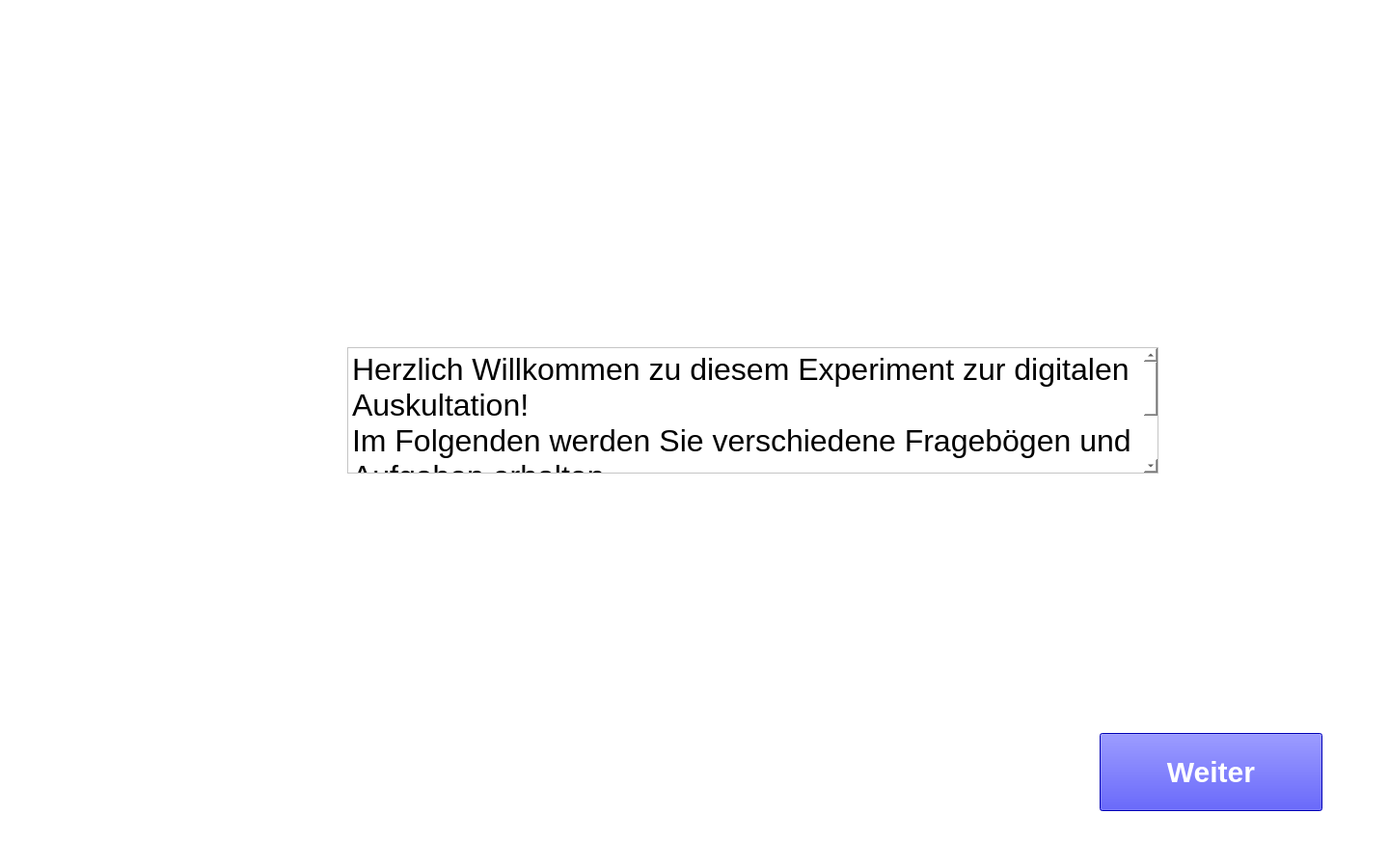
<?xml version="1.0" encoding="UTF-8"?>
<ui version="4.0">
 <class>Form</class>
 <widget class="QWidget" name="Form">
  <property name="geometry">
   <rect>
    <x>0</x>
    <y>0</y>
    <width>1440</width>
    <height>900</height>
   </rect>
  </property>
  <property name="windowTitle">
   <string>Form</string>
  </property>
  <widget class="QPushButton" name="weiterBtn">
   <property name="geometry">
    <rect>
     <x>1140</x>
     <y>760</y>
     <width>231</width>
     <height>81</height>
    </rect>
   </property>
   <property name="autoFillBackground">
    <bool>false</bool>
   </property>
   <property name="styleSheet">
    <string notr="true">background-color: blue; font: bold 30px; color: white;</string>
   </property>
   <property name="text">
    <string>Weiter</string>
   </property>
   <property name="autoDefault">
    <bool>false</bool>
   </property>
   <property name="default">
    <bool>false</bool>
   </property>
   <property name="flat">
    <bool>false</bool>
   </property>
  </widget>
  <widget class="QFrame" name="frame">
   <property name="geometry">
    <rect>
     <x>-40</x>
     <y>-20</y>
     <width>1511</width>
     <height>981</height>
    </rect>
   </property>
   <property name="styleSheet">
    <string notr="true">background-color: white;</string>
   </property>
   <property name="frameShape">
    <enum>QFrame::StyledPanel</enum>
   </property>
   <property name="frameShadow">
    <enum>QFrame::Raised</enum>
   </property>
   <widget class="QTextBrowser" name="textBrowser">
    <property name="geometry">
     <rect>
      <x>400</x>
      <y>380</y>
      <width>841</width>
      <height>131</height>
     </rect>
    </property>
    <property name="html">
     <string>&lt;!DOCTYPE HTML PUBLIC &quot;-//W3C//DTD HTML 4.0//EN&quot; &quot;http://www.w3.org/TR/REC-html40/strict.dtd&quot;&gt;
&lt;html&gt;&lt;head&gt;&lt;meta name=&quot;qrichtext&quot; content=&quot;1&quot; /&gt;&lt;style type=&quot;text/css&quot;&gt;
p, li { white-space: pre-wrap; }
&lt;/style&gt;&lt;/head&gt;&lt;body style=&quot; font-family:'.AppleSystemUIFont'; font-size:13pt; font-weight:400; font-style:normal;&quot;&gt;
&lt;p style=&quot; margin-top:0px; margin-bottom:0px; margin-left:0px; margin-right:0px; -qt-block-indent:0; text-indent:0px;&quot;&gt;&lt;span style=&quot; font-family:'Helvetica Neue'; font-size:24pt;&quot;&gt;Herzlich Willkommen zu diesem Experiment zur digitalen Auskultation!&lt;/span&gt;&lt;/p&gt;
&lt;p style=&quot; margin-top:0px; margin-bottom:0px; margin-left:0px; margin-right:0px; -qt-block-indent:0; text-indent:0px;&quot;&gt;&lt;span style=&quot; font-family:'Helvetica Neue'; font-size:24pt;&quot;&gt;Im Folgenden werden Sie verschiedene Fragebögen und Aufgaben erhalten.&lt;/span&gt;&lt;/p&gt;
&lt;p style=&quot; margin-top:0px; margin-bottom:0px; margin-left:0px; margin-right:0px; -qt-block-indent:0; text-indent:0px;&quot;&gt;&lt;span style=&quot; font-family:'Helvetica Neue'; font-size:24pt;&quot;&gt;Die Instruktionen erhalten Sie alle hier am Computer.&lt;/span&gt;&lt;/p&gt;
&lt;p style=&quot; margin-top:0px; margin-bottom:0px; margin-left:0px; margin-right:0px; -qt-block-indent:0; text-indent:0px;&quot;&gt;&lt;span style=&quot; font-family:'Helvetica Neue'; font-size:24pt;&quot;&gt;Bei Fragen wenden Sie sich bitte an die Versuchsleitung.&lt;/span&gt;&lt;span style=&quot; font-size:24pt;&quot;&gt; &lt;/span&gt;&lt;/p&gt;&lt;/body&gt;&lt;/html&gt;</string>
    </property>
   </widget>
  </widget>
  <zorder>frame</zorder>
  <zorder>weiterBtn</zorder>
 </widget>
 <tabstops>
  <tabstop>textBrowser</tabstop>
 </tabstops>
 <resources/>
 <connections/>
</ui>
